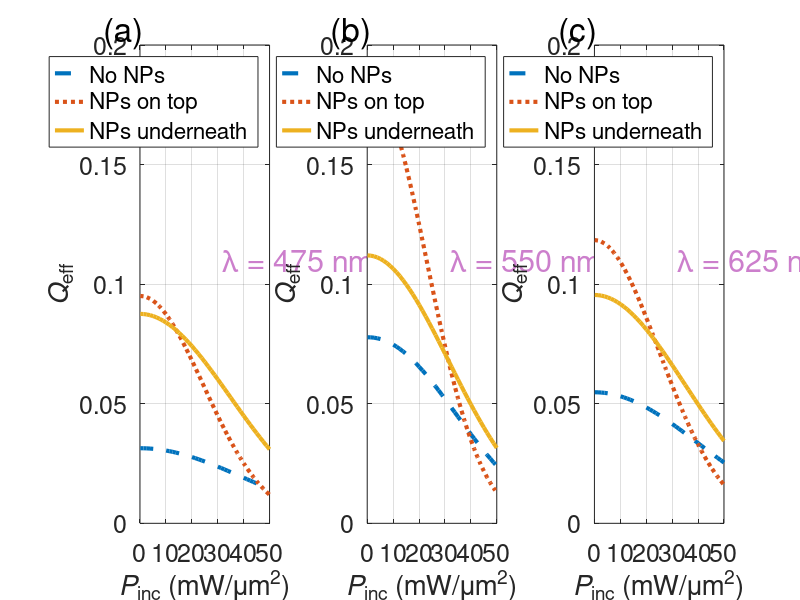

This figure's MATLAB source:
clear
close all
%%%%%%%%%%%%%%%%%%%%%%%%%%
FS = 18;
set(0,'defaultlinelinewidth',3)
set(0,'DefaultAxesFontSize',FS)
set(0,'DefaultTextFontSize',FS)

load Qeff_vs_Pinc_475_550_625
xi = xi*25;   % convert uw to mW/um^2
textx = -14;
texty = 0.205;

textx2 = -12;
texty2 = 0.185;


fig =figure('position',[200, 200, 1600, 400]); clf;
subplot(131);
plot(xi,y1, '--', xi,z1, ':', xi,t1);
ylim([0 0.2]);
xlim([0 50]);
grid on;
xlabel('{\it{P}}_{inc} (mW/\mum^2)');
ylabel('{\it{Q}}_{eff}');
legend('No NPs', 'NPs on top','NPs underneath')
text(32, 0.11, '\lambda = 475 nm','FontSize',FS+4,'color',[0.8 0.5 0.8])
text(textx, texty, '(a)','FontSize',FS+6)

subplot(132);
plot(xi,y2, '--', xi,z2, ':', xi,t2);
ylim([0 0.2]);
xlim([0 50]);
grid on;
xlabel('{\it{P}}_{inc} (mW/\mum^2)');
ylabel('{\it{Q}}_{eff}');
legend('No NPs', 'NPs on top','NPs underneath')
text(32, 0.11, '\lambda = 550 nm','FontSize',FS+4,'color',[0.8 0.5 0.8])
text(textx, texty, '(b)','FontSize',FS+6)

subplot(133);
plot(xi,y3, '--', xi,z3, ':', xi,t3);
ylim([0 0.2]);
xlim([0 50]);
grid on;
text(32, 0.11, '\lambda = 625 nm','FontSize',FS+4,'color',[0.8 0.5 0.8]);
xlabel('{\it{P}}_{inc} (mW/\mum^2)');
ylabel('{\it{Q}}_{eff}');
legend('No NPs', 'NPs on top','NPs underneath')
text(textx, texty, '(c)','FontSize',FS+6)
